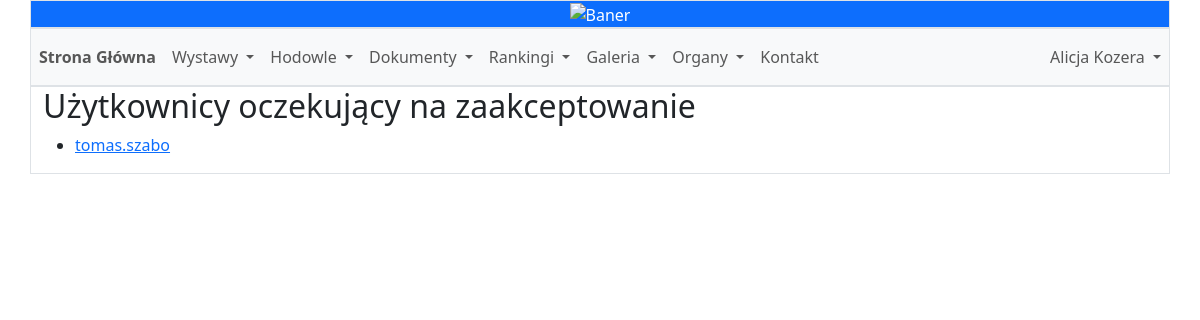
Page /inactive_users/ (signed in) on the committed database.
### main_page/models.py (models this page shows)
class User(AbstractUser):
    ROLE_CHOICES = [
        ('MI', 'Miłośnik'),
        ('HP', 'Hodowca Polski'),
        ('HZ', 'Hodowca Zagraniczny'),
        ('WZ', 'Wystawca Zagraniczny'),
        ('WD', 'Wystawca standardu D')
    ]
    CLUB_CHOICES = [
        ('PL', 'Polska (CCP)'),
        ('PET', 'Wystawca standardu D - Brak klubu'),
        ('SOCHM', 'Czech Republic (SOCHM)'),
        ('SZOCHVM', 'Czech Republic (SZOCHVM)'),
        ('SK', 'Slovakia'),
        ('UA', 'Ukraine'),
        ('SE', 'Sweden'),
        ('DMK', 'Denmark (DMK)'),
        ('DMF', 'Denmark (DMF)'),
        ('FI', 'Finland'),
        ('NMK', 'Norway (NMK)'),
        ('NMF', 'Norway (NMF)'),
        ('GB', 'Great Britain'),
        ('MFD', 'Germany (MFD)'),
        ('OMNC', 'Germany (OMNC)'),
        ('NL', 'Netherlands'),
        ('FAEC', 'France (FAEC)'),
        ('CCF', 'France (CCF)'),
        ('CH', 'Switzerland'),
        ('BE', 'Belgium'),
        ('AT', 'Austria'),
        ('IT', 'Italy'),
        ('ES', 'Spain'),
        ('PT', 'Portugal'),
        ('IE', 'Ireland'),
        ('SI', 'Slovenia'),
        ('HU', 'Hungary'),
        ('USA', 'USA'),
        ('CA', 'Canada'),
        ('AU', 'Australia'),
        ('NZ', 'New Zealand'),
    ]
    COUNTRY_CHOICES = [
        ('PL', 'Polska'),
        ('CZ', 'Czech Republic'),
        ('SK', 'Slovakia'),
        ('UA', 'Ukraine'),
        ('SE', 'Sweden'),
        ('DK', 'Denmark'),
        ('FI', 'Finland'),
        ('NO', 'Norway'),
        ('GB', 'Great Britain'),
        ('DE', 'Germany'),
        ('NL', 'Netherlands'),
        ('FR', 'France'),
        ('CH', 'Switzerland'),
        ('BE', 'Belgium'),
        ('AT', 'Austria'),
        ('IT', 'Italy'),
        ('ES', 'Spain'),
        ('PT', 'Portugal'),
        ('IE', 'Ireland'),
        ('SI', 'Slovenia'),
        ('HU', 'Hungary'),
        ('USA', 'USA'),
        ('CA', 'Canada'),
        ('AU', 'Australia'),
        ('NZ', 'New Zealand'),
    ]
    birthdate = models.DateField(null=True, blank=True)
    phone_number = models.CharField(max_length=15, null=True, blank=True)
    country = models.CharField(max_length=20, choices=COUNTRY_CHOICES, blank=True)
    town = models.CharField(max_length=100, null=True, blank=True)
    postal_code = models.CharField(max_length=10, null=True, blank=True)
    registration_number = models.CharField(max_length=20, null=True, blank=True)
    role = models.CharField(max_length=20, choices=ROLE_CHOICES, blank=False)
    club = models.CharField(max_length=10, choices=CLUB_CHOICES, blank=True)
    questionnaire = models.TextField(default="")
    last_edit_date = models.DateTimeField(null=True, blank=True)

### main_page/views.py (the view)
# urls.py: path('inactive_users/', views.InactiveUserListView.as_view(), name='inactive_user_list'),
@method_decorator(login_required, name='dispatch')
class InactiveUserListView(View):
    template_name = 'inactive_user_list.html'
    def get(self, request):
        inactive_users = User.objects.filter(is_active=False)
        return render(request, self.template_name, {'inactive_users': inactive_users})

### main_page/templates/inactive_user_list.html
{% extends "base.html" %}
{% block content %}
    <h2>Użytkownicy oczekujący na zaakceptowanie</h2>
<ul>
    {% for user in inactive_users %}
        <li><a href="{% url 'user_details' user.id %}">{{ user.username }}</a></li>
    {% endfor %}
</ul>
{% endblock %}

### main_page/templates/base.html (shortened to what this page needs)
<!DOCTYPE html>
<html lang="pl">
<head>
    <!-- {% load static %}
    <link rel="stylesheet" type="text/css" href="{% static 'css/style.css' %}">-->
    <link href="https://cdn.jsdelivr.net/npm/bootstrap@5.3.2/dist/css/bootstrap.min.css" rel="stylesheet">
</head>
<body>
    <div class="container">
		<div class="row">
			<div class="col-sm-12 p-0 border text-center bg-primary text-white">
				<img class="img-fluid w-100" src="https://gcdnb.pbrd.co/images/RrP2BAdYQW9z.jpg?o=1" alt="Baner">
			</div>
		</div>
		<div class="row">
			<div class="col-sm-12 border text-center bg-primary text-white p-0">
				<nav class="navbar navbar-expand-lg navbar-light bg-light">
					<div class="container p-0">
						<div class="collapse navbar-collapse" id="navbarNav">
							<ul class="navbar-nav">
								<li class="nav-item">
									<a class="nav-link fw-bold" href="{% url 'Main' %}">Strona Główna</a>
								</li>
								<li class="nav-item dropdown">
									<a class="nav-link dropdown-toggle" href="#" id="exhibitionsDropdown" role="button" data-bs-toggle="dropdown" aria-expanded="false">
										Wystawy
									</a>
								</li>
								<li class="nav-item dropdown">
									<a class="nav-link dropdown-toggle" href="#" id="breedingDropdown" role="button" data-bs-toggle="dropdown" aria-expanded="false">
										Hodowle
									</a>
								</li>
								<li class="nav-item dropdown">
									<a class="nav-link dropdown-toggle" href="#" id="documentsDropdown" role="button" data-bs-toggle="dropdown" aria-expanded="false">
										Dokumenty
									</a>
								</li>
								<li class="nav-item dropdown">
									<a class="nav-link dropdown-toggle" href="#" id="rankingsDropdown" role="button" data-bs-toggle="dropdown" aria-expanded="false">
										Rankingi
									</a>
								</li>
								<li class="nav-item dropdown">
									<a class="nav-link dropdown-toggle" href="#" id="galleriesDropdown" role="button" data-bs-toggle="dropdown" aria-expanded="false">
										Galeria
									</a>
								</li>
								<li class="nav-item dropdown">
									<a class="nav-link dropdown-toggle" href="#" id="lawDropdown" role="button" data-bs-toggle="dropdown" aria-expanded="false">
										Organy
									</a>
								</li>
								<li class="nav-item">
									<a class="nav-link" href="{% url 'contact' %}">Kontakt</a>
								</li>
							</ul>
							<ul class="navbar-nav ms-auto">
								{% if user.is_authenticated %}
								<li class="nav-item dropdown">
									<a class="nav-link dropdown-toggle" href="#" id="userDropdown" role="button" data-bs-toggle="dropdown" aria-expanded="false">
										{{ user.first_name }} {{ user.last_name }}
									</a>
								</li>
								{% else %}
									<li class="nav-item">
										<a class="nav-link" href="{% url 'login' %}">Zaloguj się</a>
									</li>
								{% endif %}
							</ul>
						</div>
					</div>
				</nav>
			</div>
		</div>
		<div class="row">
			<div class="col-sm-12 border">
				{% block content %}
				{% endblock %}
			</div>
		</div>
	</div>
</body>
</html>

### rows in the picture
User: first_name "Alicja", last_name "Kozera"
User: username "tomas.szabo"
